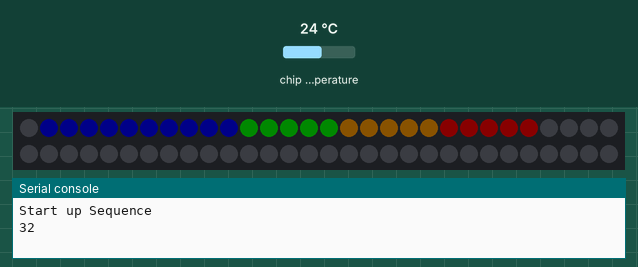
Simulated run of this program. Board: Raspberry Pi Pico running MicroPython. Parts: 60 RGB LEDs in strip order, left to right, continuing on the next row, the last lines printed to the serial console. Inputs (shaded band) come from the test bench; at power-on: chip temperature 24 °C. Dim RGB values are drawn brighter than linear.

Above: at 8.2 s.
8.3 s: chip temperature set to 1 °C
At 10.1 s:
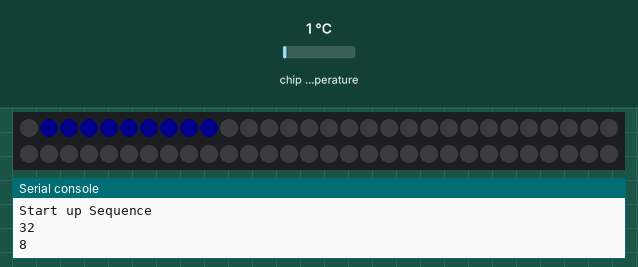
10.9 s: chip temperature set to 11 °C
At 11.7 s:
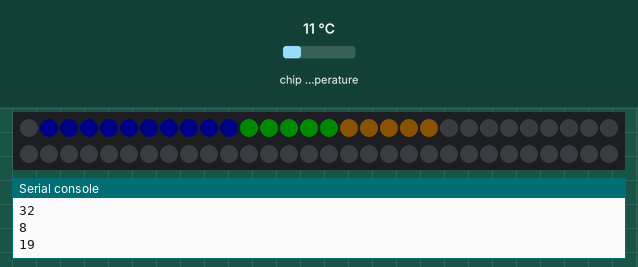
13.5 s: chip temperature set to 34 °C
At 16.2 s:
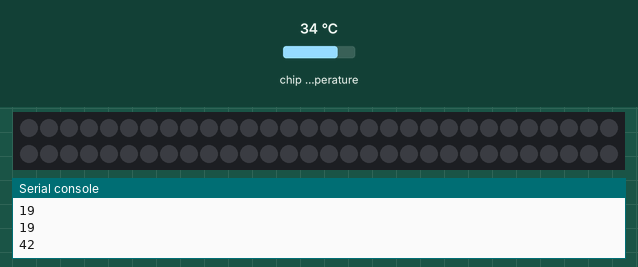
16.5 s: chip temperature set to 22 °C
At 17.8 s:
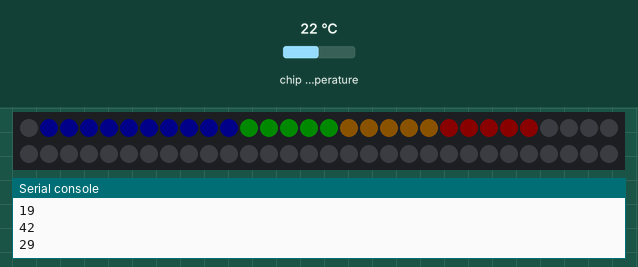
19.1 s: chip temperature set to 7 °C
At 22.2 s:
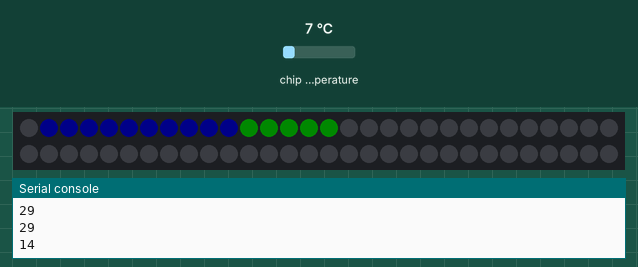
22.5 s: chip temperature set to 44 °C
At 24.0 s:
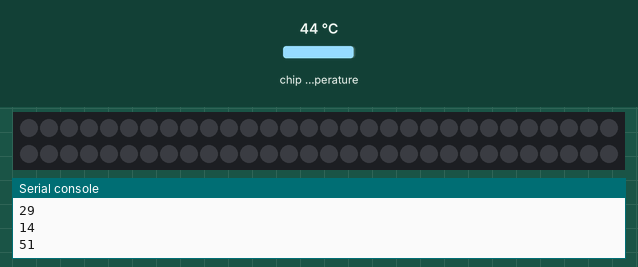
Timing chart, 0 to 25.5 s (numbered marks = the images above; inputs shaded):
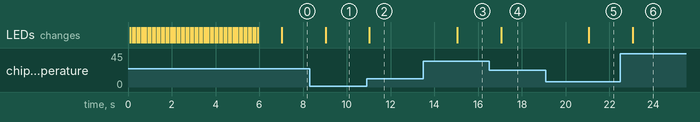

The program:

TempNeopixelPico.py
```python
import machine
import time
from ws2812b import ws2812b

#Edit the number of LED's according to your strip

num_leds = 60

pixels = ws2812b(num_leds, 0,0)
pixels.brightness(10)
pixels.fill(0, 0, 0)
pixels.show()

print("Start up Sequence")

#Start up Lights

n = 1

while n < num_leds:
    pixels.set_pixel(n,255,0,0)
    pixels.set_pixel((n-1),0,0,255)
    pixels.show()
    n = n + 1
    time.sleep (0.1)

time.sleep (1)
pixels.fill(0,0,0)

# Set up Temperature Readings

sensor_temp = machine.ADC(4)
conversion_factor = 3.3 / 65535


while True:
    reading = sensor_temp.read_u16() * conversion_factor

# Edit the '35' below to callibrate your pico - higher or lower as needs be

    tempfloat = 35 - (reading - 0.706)/0.001721
    temp = int(tempfloat)

# The following section runs through each pixel, sets colour and on/off by temp

# Temp 0 to 10

    if temp >=  0 and temp <  40:
       pixels.set_pixel(1, 0, 0, 255)
    else:
      pixels.set_pixel(1, 0, 0, 0)

    if temp >=  1 and temp <  40:
       pixels.set_pixel(2, 0, 0, 255)
    else:
      pixels.set_pixel(2, 0, 0, 0)

    if temp >=  2 and temp <  40:
       pixels.set_pixel(3, 0, 0, 255)
    else:
      pixels.set_pixel(3, 0, 0, 0)

    if temp >=  3 and temp <  40:
       pixels.set_pixel(4, 0, 0, 255)
    else:
      pixels.set_pixel(4, 0, 0, 0)

    if temp >=  4 and temp <  40:
       pixels.set_pixel(5, 0, 0, 255)
    else:
      pixels.set_pixel(5, 0, 0, 0)

    if temp >=  5 and temp <  40:
       pixels.set_pixel(6, 0, 0, 255)
    else:
      pixels.set_pixel(6, 0, 0, 0)

    if temp >=  6 and temp <  40:
       pixels.set_pixel(7, 0, 0, 255)
    else:
      pixels.set_pixel(7, 0, 0, 0)

    if temp >=  7 and temp <  40:
       pixels.set_pixel(8, 0, 0, 255)
    else:
      pixels.set_pixel(8, 0, 0, 0)

    if temp >=  8 and temp <  40:
       pixels.set_pixel(9, 0, 0, 255)
    else:
      pixels.set_pixel(9, 0, 0, 0)

    if temp >=  9 and temp <  40:
       pixels.set_pixel(10, 0, 0, 255)
    else:
      pixels.set_pixel(10, 0, 0, 0)

# Temp 10 to 15

    if temp >=  10 and temp <  40:
       pixels.set_pixel(11, 0, 255, 0)
    else:
      pixels.set_pixel(11, 0, 0, 0)


    if temp >=  11 and temp <  40:
       pixels.set_pixel(12, 0, 255, 0)
    else:
      pixels.set_pixel(12, 0, 0, 0)


    if temp >=  12 and temp <  40:
       pixels.set_pixel(13, 0, 255, 0)
    else:
      pixels.set_pixel(13, 0, 0, 0)


    if temp >=  13 and temp <  40:
       pixels.set_pixel(14, 0, 255, 0)
    else:
      pixels.set_pixel(14, 0, 0, 0)


    if temp >=  14 and temp <  40:
       pixels.set_pixel(15, 0, 255, 0)
    else:
      pixels.set_pixel(15, 0, 0, 0)

#   Temp 15 to 20

    if temp >=  15 and temp <  40:
       pixels.set_pixel(16, 255, 150, 0)
    else:
      pixels.set_pixel(16, 0, 0, 0)

    if temp >=  16 and temp <  40:
       pixels.set_pixel(17, 255, 150, 0)
    else:
      pixels.set_pixel(17, 0, 0, 0)

    if temp >=  16 and temp <  40:
       pixels.set_pixel(17, 255, 150, 0)
    else:
      pixels.set_pixel(17, 0, 0, 0)

    if temp >=  17 and temp <  40:
       pixels.set_pixel(18, 255, 150, 0)
    else:
      pixels.set_pixel(18, 0, 0, 0)

    if temp >=  18 and temp <  40:
       pixels.set_pixel(19, 255, 150, 0)
    else:
      pixels.set_pixel(19, 0, 0, 0)

    if temp >=  19 and temp <  40:
       pixels.set_pixel(20, 255, 150, 0)
    else:
      pixels.set_pixel(20, 0, 0, 0)

# Temp 20 to 25

    if temp >=  20 and temp <  40:
       pixels.set_pixel(21, 255, 0, 0)
    else:
      pixels.set_pixel(21, 0, 0, 0)

    if temp >=  21 and temp <  40:
       pixels.set_pixel(22, 255, 0, 0)
    else:
      pixels.set_pixel(22, 0, 0, 0)

    if temp >=  22 and temp <  40:
       pixels.set_pixel(23, 255, 0, 0)
    else:
      pixels.set_pixel(23, 0, 0, 0)

    if temp >=  23 and temp <  40:
       pixels.set_pixel(24, 255, 0, 0)
    else:
      pixels.set_pixel(24, 0, 0, 0)

    if temp >=  24 and temp <  40:
       pixels.set_pixel(25, 255, 0, 0)
    else:
      pixels.set_pixel(25, 0, 0, 0)

    pixels.show()

    print (temp)
    time.sleep(2)
```

Measured:
- after the input at 8.3 s, the LEDs: change after 0.73 s (image 1)
- after the input at 10.9 s, the LEDs: change after 0.14 s (image 2)
- after the input at 13.5 s, the LEDs: change after 1.5 s (image 3)
- after the input at 16.5 s, the LEDs: change after 0.55 s (image 4)
- after the input at 19.1 s, the LEDs: change after 2.0 s (image 5)
- after the input at 22.5 s, the LEDs: change after 0.56 s (image 6)
